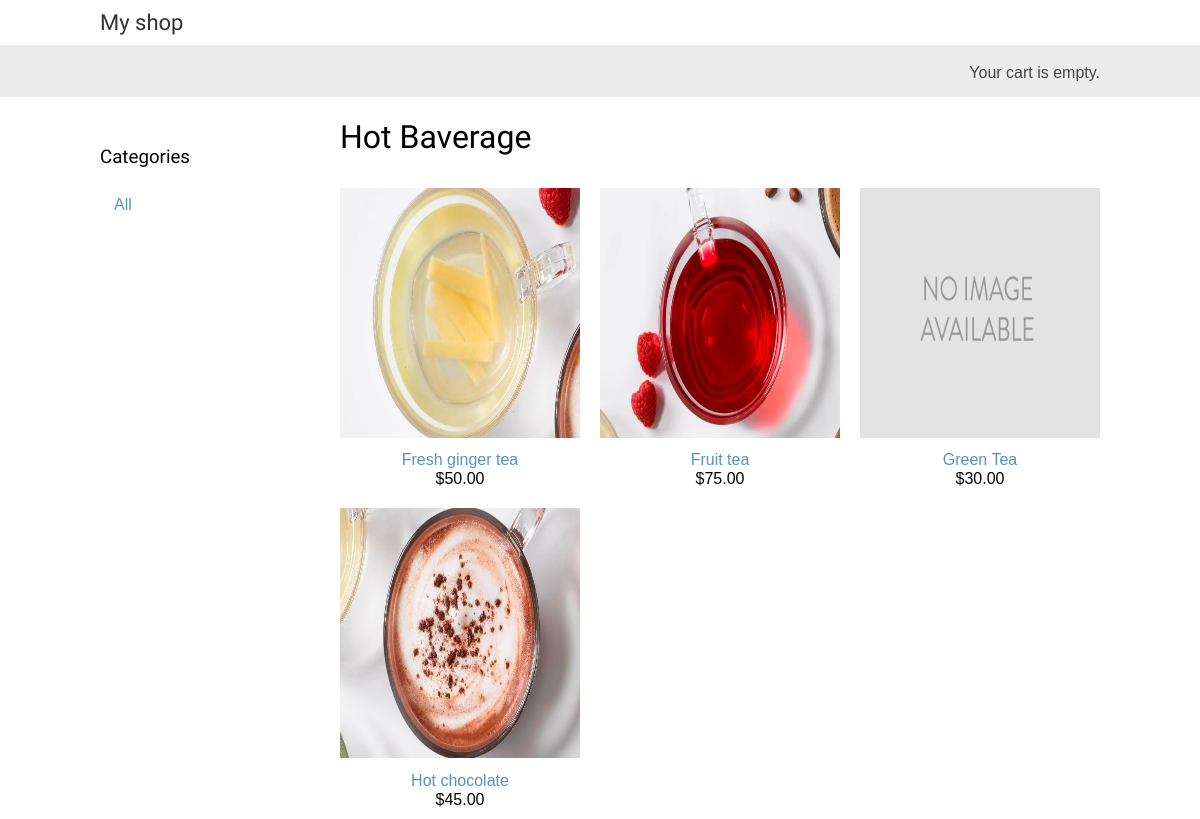
The app's page /hot-baverage/ with its own data.
### shop/models.py (models this page shows, shortened)
class Category(models.Model):
    name = models.CharField(max_length=250, db_index=True)
    slug = models.SlugField(max_length=250)
    class Meta:
        ordering = ['name']
        indexes = [ models.Index(fields=['name']),]
        verbose_name = 'category'
        verbose_name_plural = 'catagories'

class Product(models.Model):
    category = models.ForeignKey(Category, related_name='products', on_delete=models.CASCADE)
    name = models.CharField(max_length=200)
    slug = models.SlugField(max_length=200)
    image = models.ImageField(upload_to='product/%Y/%m/%d', blank=True)
    description = models.TextField(blank=True)
    price = models.DecimalField(max_digits=10, decimal_places=2)
    available = models.BooleanField(default=True)
    created = models.DateTimeField(auto_now_add=True)
    updated = models.DateTimeField(auto_now=True)
    class Meta:
        ordering = ('name',)
        indexes = [
            models.Index(fields=['id', 'slug']),
            models.Index(fields=['name']),
            models.Index(fields=['-created']),
        ]
        index_together = (('id', 'slug',))
    def get_absolute_url(self):
        return reverse("shop:product-detail", args=[self.id, self.slug])

### shop/views.py (the view)
# urls.py: path('', views.product_list, name='product-list'),
def product_list(request, category_slug=None):
    category = None
    catagories = Category.objects.all()
    products = Product.objects.filter(available=True)
    if category_slug:
        category = get_object_or_404(Category, slug=category_slug)
        products = products.filter(category=category)
    return render(request, 'shop/product/list.html', {
        'category': category,
        'catagories': catagories,
        'products': products})

### shop/templates/shop/product/list.html (shortened to what this page needs)
{% extends 'base.html' %}
{% load static %}
{% block content %}
    <div id="sidebar">
        <h3>Categories</h3>
        <ul>
            <li {% if not category %} class="selected"{% endif %} >
                <a href="{% url 'shop:product-list' %}">All</a>
            </li>
        </ul>
    </div>
    <div id="main" class="product-list">
        <h1>{% if category %} {{category.name}} {% else %} Products {% endif %}</h1>
        {% for product in products %}
            <div class="item">
                <a href="{{ product.get_absolute_url }}">
                    <img width="150" height="250" src="{% if product.image %}
                    {{ product.image.url }}
                    {% else %}{% static 'img/no_image.png' %}{% endif %}">
                </a>
                <a href="{{ product.get_absolute_url }}">{{product.name}}</a>
                <br>
                ${{product.price}}
            </div>
        {% endfor %}
    </div>
{% endblock content %}

### static/css/base.css (style rules this page uses)
body { margin:0; padding:0; font-family:helvetica, sans-serif; }
h1, h2, h3, h4, h5 , h6 { font-family: 'Ubuntu', sans-serif; font-weight:normal; }
a { text-decoration:none; color:#5993bb; }
#sidebar { width:220px; padding:30px 20px 0 0; float:left; }
#sidebar ul { margin:0; padding:0; }
#sidebar ul li { margin:0; list-style:none; padding:10px 14px; }
#sidebar ul li a { display:block; }
#main { float:left; width: 96%; margin-right:-220px; overflow:hidden; }
.product-list .item { width:25%; padding:10px 20px 10px 0; float:left; text-align:center; line-height:1.2; }
.product-list .item img { width:100%; margin-bottom:8px; }

### records on screen
Category: name "Hot Baverage"
Product: image (picture), name "Fresh ginger tea", price "50.00"
Product: image (picture), name "Fruit tea", price "75.00"
Product: name "Green Tea", price "30.00"
Product: image (picture), name "Hot chocolate", price "45.00"
